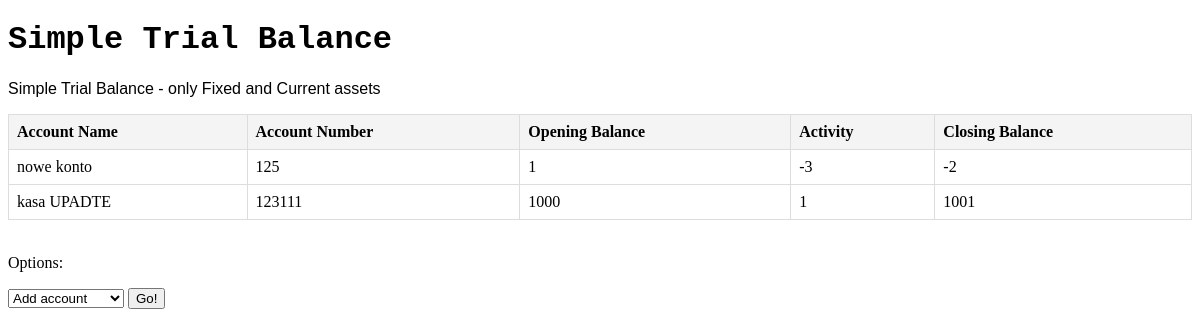
The page /trial_balance/ on the database as committed earlier.
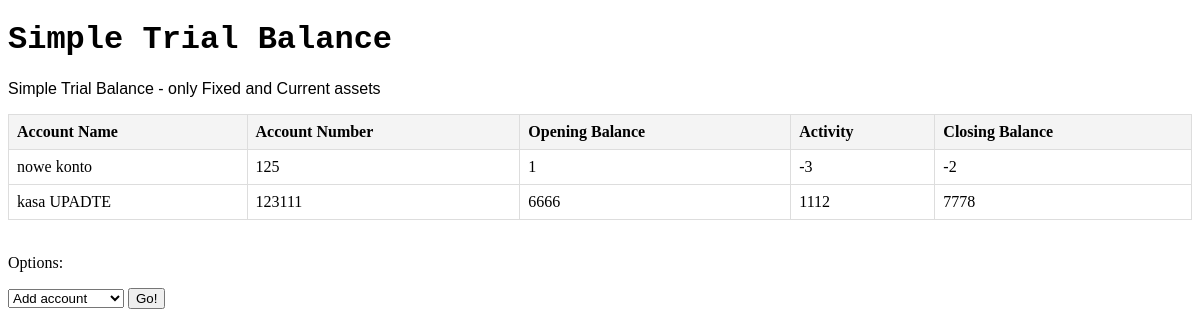
The same page on the database as committed later.
### account/models.py (models this page shows, shortened)
class SimpleTrialBalance(models.Model):
    account_name = models.CharField(max_length=30)
    account_number = models.IntegerField()
    opening_balance = models.IntegerField()
    activity = models.IntegerField()
    closing_balance = models.IntegerField(editable=False) # (1) editable=False - uniemożliwa ręczne wprowadzanie pola, (2) to pole zostanie excludowane na poziomie formularza

### account/views.py (the view)
# urls.py: path('trial_balance/', views.ParentViewTrialBalance.as_view(), name='trial_balance'),
class ParentViewTrialBalance(TemplateView):
    template_name = 'trial_balance.html'
    def get_context_data(self, **kwargs):
        context = super().get_context_data(**kwargs)
        context['trial_balance_data'] = SimpleTrialBalance.objects.all()
        context['dropdown_list_main'] = [
            {'name': 'Add account', 'class': 'AccountCreateView'},
            {'name': 'Delete account', 'class': 'AccountDeleteView'},
            {'name': 'Update account', 'class': 'AccountUpdateSelectView'},
        ]
        return context
    def get(self, request, *args, **kwargs):
        action = request.GET.get('action')
        if action == 'AccountDeleteView':
            return redirect('delete_account')
        elif action == 'AccountUpdateSelectView':
            return redirect('account_update_select')
        elif action == 'AccountCreateView':
            return redirect('user_form')
        return super().get(request, *args, **kwargs)

### account/templates/trial_balance.html (shortened to what this page needs)
<!DOCTYPE html>
<html lang="en">
<head>
</head>
<body>
    <FONT FACE="Courier New">
        <h1>Simple Trial Balance</h1>
    </FONT>
    <FONT FACE="Arial">
        <p>Simple Trial Balance - only Fixed and Current assets</p>
    </FONT>
<table>
    <thead>
        <tr>
            <th>Account Name</th>
            <th>Account Number</th>
            <th>Opening Balance</th>
            <th>Activity</th>
            <th>Closing Balance</th>
        </tr>
    </thead>
    <tbody>
        {% for record in trial_balance_data %}
            <tr>
                <td>{{ record.account_name }}</td>
                <td>{{ record.account_number }}</td>
                <td>{{ record.opening_balance }}</td>
                <td>{{ record.activity }}</td>
                <td>{{ record.closing_balance }}</td>
            </tr>
        {% endfor %}
    </tbody>
</table>
<br>
<p>Options:</p>
<form method="GET" action="">
    <select name="action" required>
        {% for form in dropdown_list_main %}
            <option value="{{ form.class }}">{{ form.name }}</option>
        {% endfor %}
    </select>
<button type="submit">Go!</button>
</form>
</body>
</html>

Rows that differ between the two databases and show on the page:
changed SimpleTrialBalance "kasa UPADTE": opening_balance "1000" → "6666"; activity "1" → "1112"; closing_balance "1001" → "7778"
